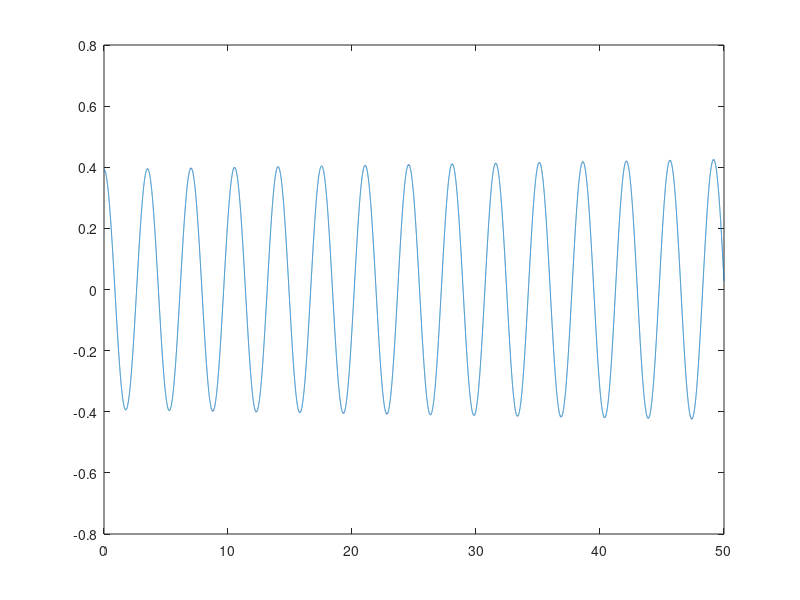
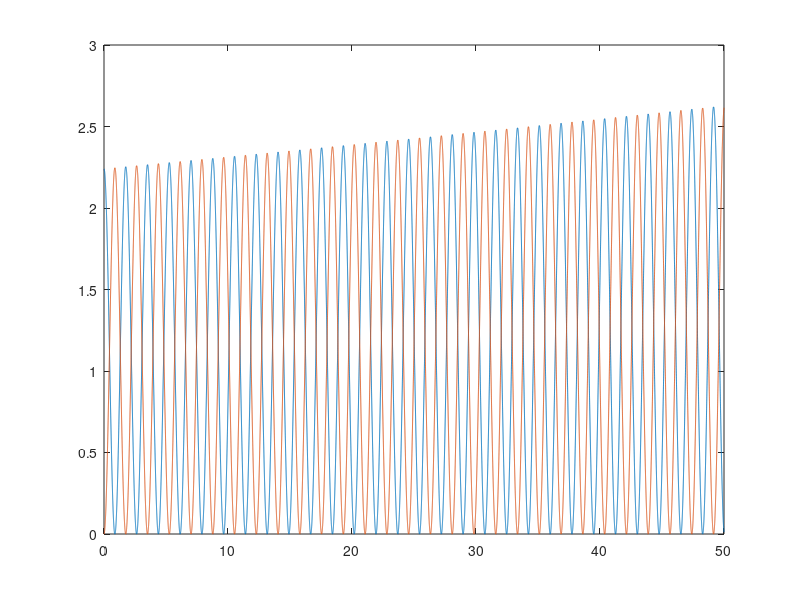
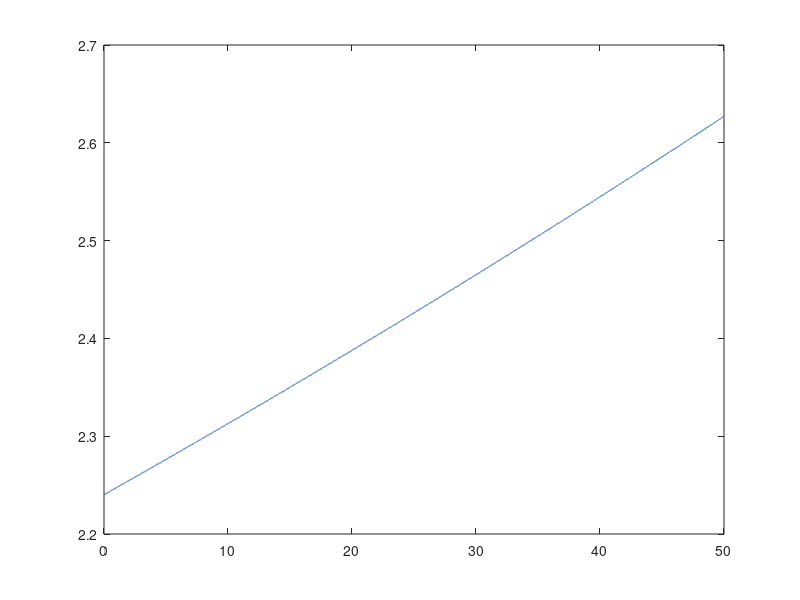
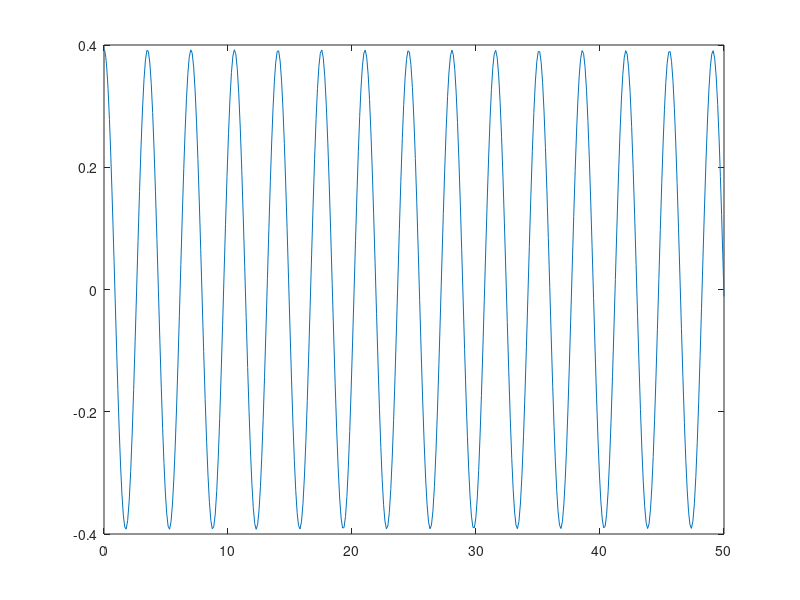

Write the MATLAB code that produced these figures, in order.
function Pendulum()
% clear all
% g = sym('g','positive');
% l = sym('l','positive');
% 
% w = sqrt(g/l)
% 
%  A = sym('A');
%  B = sym('B');
% % 
%  t = sym('t');
% % 
%  theta0 = sym('theta0','real');
%  dtheta0 = sym('dtheta0','real');
% % 
% % 
% % 
%  theta = A*cos(w*t) + B*sin(w*t);
% % 
% dtheta = diff(theta,t)
% % 
%  eq(1) = theta0  == subs(theta,t,0)   
%  eq(2) = dtheta0 == subs(dtheta,t,0)
% % 
%  solution = solve(eq,[A,B])
% % 
%  theta = subs(theta,[A,B],[solution.A,solution.B]);
%  theta = simplify(theta);
% % 
% 
% theta = subs(theta,g,9.81);
% theta = subs(theta,l,1);
% theta = subs(theta,theta0,pi/8);
% theta = subs(theta,dtheta0,0)
% 
% theta = matlabFunction(theta);
% tV = linspace(0,1,100);
% theta(tV)
% plot(tV,theta(tV),'+')

g = 9.81;
l = 3;
w = sqrt(g/l);




tspan = [0 50];
y0 = [pi/8;0];

odefun = @(t,y) [y(2);-w^2*sin(y(1))];

[t1,y1] = integrateOde(odefun, tspan, y0);
plotSolution(t1,y1,g,l)


[t1,y1] = ode45(odefun, tspan, y0);
plotSolution(t1,y1,g,l)


odefun = @(t,y) [y(2);-w^2*(y(1))];
[t2,y2] = ode45(odefun, tspan, y0);
plotSolution(t2,y2,g,l)

end

function [tv,y] = integrateOde(fun,tspan,y0)

h = 0.001;
N = (tspan(2) - tspan(1))/h;
tv = linspace(tspan(1),tspan(2),N);
y(1,:) = y0;
for it = 1:length(tv)-1
    fv = fun(tv(it),y(it,:));
    y(it+1,:) = y(it,:) + h*fv';
end

end

function plotSolution(t,y,g,l)
figure
plot(t,y(:,1))

th = y(:,1);
dth= y(:,2);


Ep = (1 - cos(th))*g*l;
Ec = 0.5*dth.^2*l^2;
figure
plot(t,[Ep,Ec])

figure
plot(t,Ep+Ec)

end
